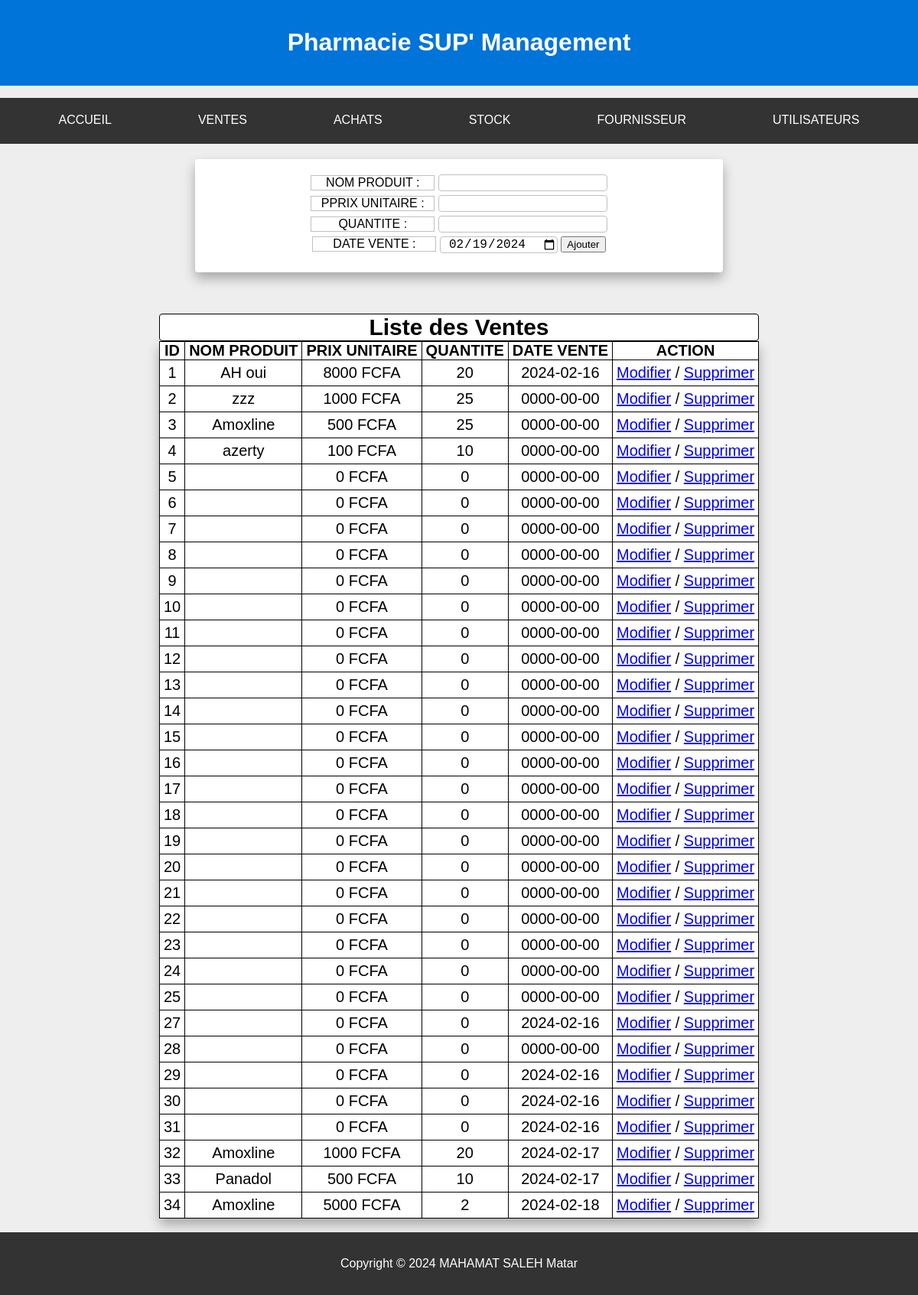
The app's page /ventes.php with its own data.
### tables this page shows
CREATE TABLE `ventes` (
  `id` int(11) NOT NULL,
  `nom_prod` varchar(50) NOT NULL,
  `prix_unit` int(11) NOT NULL,
  `quantite` int(11) NOT NULL,
  `date_vente` date NOT NULL
);

### ventes.php (the view, shortened to what this page needs)
<!DOCTYPE html>
<html lang="fr">
<head>
    <link rel="stylesheet" href="style.css">
</head>
<body>
    <?php
        require_once(__DIR__ . "/connexion_bdd.php");
        require_once(__DIR__ . "/header.php");
        $reqSlct = "SELECT * FROM ventes";
        $selection = $bdd -> prepare($reqSlct);
        $selection -> execute();
        $ventes = $selection -> fetchAll();
    ?>
    <div class="container" style="margin-top: 20px;">
        <form action="traitement/insert_vente.php" method="POST">
            <div class="group">
                <label for="nom_prod">NOM PRODUIT :</label>
                <input type="text" name="nom_prod" id="nom_prod" class="formInput">
            </div>
            <div class="group">
                <label for="prix_unit">PPRIX UNITAIRE :</label>
                <input type="number" name="prix_unit" id="prix_unit" class="formInput">
            </div>
            <div class="group">
                <label for="quantite">QUANTITE :</label>
                <input type="number" name="quantite" id="quantite" class="formInput">
            </div>
            <div class="group">
                <label for="date_vente">DATE VENTE :</label>
                <input type="date" name="date_vente" id="date_vente" class="formInput" value="<?php echo date('Y-m-d'); ?>">
                <input type="submit" name="ajout" id="submit" class="button" value="Ajouter"><br>
            </div>
        </form>
    </div> <br><br><br>
    <table class="usersTable">
        <caption>Liste des Ventes</caption>
       <thead>
            <th>ID</th>
            <th>NOM PRODUIT</th>
            <th>PRIX UNITAIRE</th>
            <th>QUANTITE</th>
            <th>DATE VENTE</th>
            <th>ACTION</th>
       </thead>
       <?php
            foreach($ventes as $vente):
        ?>
       <tbody>
            <tr>
                <td><?php echo $vente['id']; ?></td>
                <td><?php echo $vente['nom_prod']; ?></td>
                <td><?php echo $vente['prix_unit']." FCFA"; ?></td>
                <td><?php echo $vente['quantite']; ?></td>
                <td><?php echo $vente['date_vente']; ?></td>
                <td><a href="traitement/update_vente.php?id=<?php echo $vente['id']; ?>">Modifier</a>  / <a href="traitement/delete_vente.php?id=<?php echo $vente['id']; ?>">Supprimer</a></td>
            </tr>
        </tbody>
        <?php endforeach; ?>
    </table><br>
    <?php
        require_once(__DIR__ . "/footer.php");
    ?>
</body>
</html>

### style.css (style rules this page uses)
body { font-family: Arial, sans-serif; margin: 0; padding: 0; }
.tableauVente th,td { text-align: center; padding: 5px; }
body { background: #eee; font-family: Arial, sans-serif; margin: 0; padding: 0; }
table { margin: auto; font-size: 20px; background: white; border-radius: 4px; box-shadow: 0 8px 16px rgba(0, 0, 0, .3); border-collapse: collapse; }
caption { font-size: 20px; background: white; border-radius: 4px; border-collapse: collapse; }
th { padding: 0 5px 0 5px; border: 1px solid black; text-align: center; }
th, td, caption { border: 1px solid black; text-align: center; }
caption { font-size: 30px; font-weight: bold; }
.container { margin: auto; margin-top: 75px; text-align: center; width: 650px; max-width: 90%; height: 100%; padding: 20px; background: white; border-radius: 4px; box-shadow: 0 8px 16px rgba(0, 0, 0, .3); }
.container form { margin: 0 130px 0 130px; }
.container form .formInput { background: white; border-radius: 4px; border: 1px solid silver; padding-left: 10px; font-size: 16px; }
.container form div label { border: 1px solid silver; display: inline-block; width: 160px; }

### ventes.php (style rules this page uses)
.group { margin-bottom: 5px; }

### records on screen
ventes: id "1", nom_prod "AH oui", prix_unit "8000", quantite "20", date_vente "2024-02-16"
ventes: id "2", nom_prod "zzz", prix_unit "1000", quantite "25", date_vente "0000-00-00"
ventes: id "3", nom_prod "Amoxline", prix_unit "500", quantite "25", date_vente "0000-00-00"
ventes: id "4", nom_prod "azerty", prix_unit "100", quantite "10", date_vente "0000-00-00"
ventes: id "5", prix_unit "0", quantite "0", date_vente "0000-00-00"
ventes: id "6", prix_unit "0", quantite "0", date_vente "0000-00-00"
ventes: id "7", prix_unit "0", quantite "0", date_vente "0000-00-00"
ventes: id "8", prix_unit "0", quantite "0", date_vente "0000-00-00"
ventes: id "9", prix_unit "0", quantite "0", date_vente "0000-00-00"
ventes: id "10", prix_unit "0", quantite "0", date_vente "0000-00-00"
ventes: id "11", prix_unit "0", quantite "0", date_vente "0000-00-00"
ventes: id "12", prix_unit "0", quantite "0", date_vente "0000-00-00"
ventes: id "13", prix_unit "0", quantite "0", date_vente "0000-00-00"
ventes: id "14", prix_unit "0", quantite "0", date_vente "0000-00-00"
ventes: id "15", prix_unit "0", quantite "0", date_vente "0000-00-00"
ventes: id "16", prix_unit "0", quantite "0", date_vente "0000-00-00"
ventes: id "17", prix_unit "0", quantite "0", date_vente "0000-00-00"
ventes: id "18", prix_unit "0", quantite "0", date_vente "0000-00-00"
ventes: id "19", prix_unit "0", quantite "0", date_vente "0000-00-00"
ventes: id "20", prix_unit "0", quantite "0", date_vente "0000-00-00"
ventes: id "21", prix_unit "0", quantite "0", date_vente "0000-00-00"
ventes: id "22", prix_unit "0", quantite "0", date_vente "0000-00-00"
ventes: id "23", prix_unit "0", quantite "0", date_vente "0000-00-00"
ventes: id "24", prix_unit "0", quantite "0", date_vente "0000-00-00"
ventes: id "25", prix_unit "0", quantite "0", date_vente "0000-00-00"
ventes: id "27", prix_unit "0", quantite "0", date_vente "2024-02-16"
ventes: id "28", prix_unit "0", quantite "0", date_vente "0000-00-00"
ventes: id "29", prix_unit "0", quantite "0", date_vente "2024-02-16"
ventes: id "30", prix_unit "0", quantite "0", date_vente "2024-02-16"
ventes: id "31", prix_unit "0", quantite "0", date_vente "2024-02-16"
ventes: id "32", nom_prod "Amoxline", prix_unit "1000", quantite "20", date_vente "2024-02-17"
ventes: id "33", nom_prod "Panadol", prix_unit "500", quantite "10", date_vente "2024-02-17"
ventes: id "34", nom_prod "Amoxline", prix_unit "5000", quantite "2", date_vente "2024-02-18"
